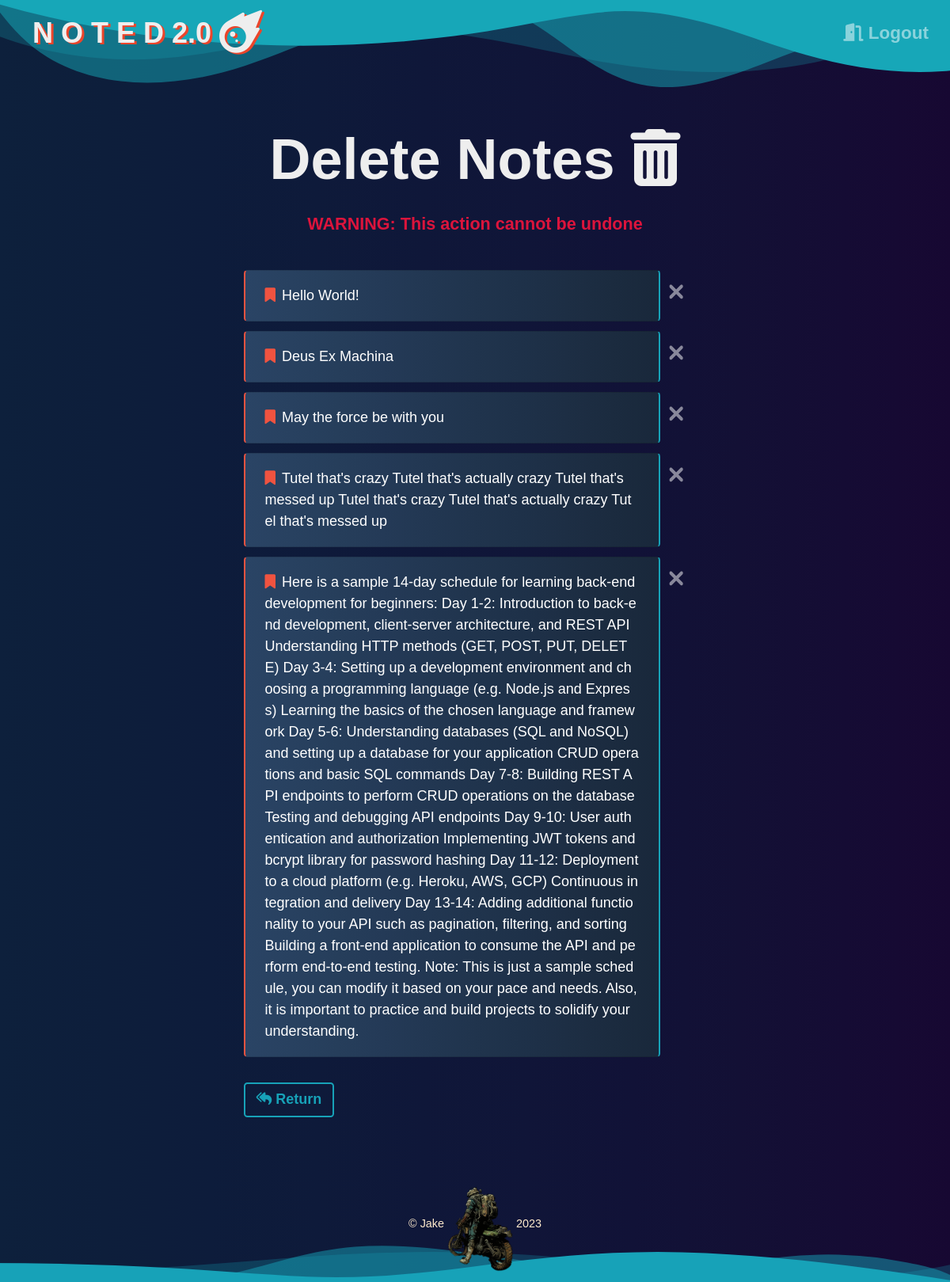
Screenshot of /note_bin (signed in) with the database file from the repository.
### Website/models.py (models this page shows, shortened)
class Note(db.Model):
    id = db.Column(db.Integer, primary_key=True)
    user_id = db.Column(db.Integer, db.ForeignKey('user.id'))
    note_data = db.Column(db.String(10000))
    date = db.Column(db.DateTime(timezone=True), default=Current_Time)

### Website/views.py (the view)
@views.route('/note_bin', methods=['GET', 'POST'])
@login_required
def note_bin():
    return render_template("note_bin.html", user=current_user)

### Website/__init__.py (called while the page is built)
def create_app():
    app = Flask(__name__)
    app.config['SECRET_KEY'] = 'FUN AI'
    app.config['SQLALCHEMY_DATABASE_URI'] = f'sqlite:///{DB_NAME}'
    db.init_app(app)
    from .views import views
    from .auth import auth
    app.register_blueprint(views, url_prefix='/')
    app.register_blueprint(auth, url_prefix='/')
    from .models import User, Note
    create_database(app)
    login_manager = LoginManager()
    login_manager.login_view = 'auth.login'
    login_manager.login_message = u"Log In Required"
    login_manager.init_app(app)
    @login_manager.user_loader
    def load_user(id):
        return User.query.get(int(id))
    return app

### Website/Templates/note_bin.html (shortened to what this page needs)
{% extends "base.html" %}
{% block content%}
    <h1 class="page_delete">Delete Notes&nbsp;<i class="fa-solid fa-trash-can"></i></h1>
    <h1 class="page_warning">WARNING: This action cannot be undone</h1>
    <div class="notes">
        {% for note in user.notes %}
        <div class="note_to_delete">
            <ul class="list-group bin_notegroup" id="notes">
                <li class="list-group-item bin_notelist">
                    {{ note.note_data }}
                </li>
            </ul>
        </div>
        <div class="delete_button">
            <button type="button" class="close btn delete_btn" onClick="deleteNote('{{note.id}}')">
                <i class="fa-solid fa-xmark"></i>
            </button>
        </div>
        {% endfor %}
        <div class="bin_return">
            <a class="btn btn-outline-info return" href="/"><i class="fa-solid fa-reply-all"></i>&nbsp;Return</a>
        </div>
    </div>
{% endblock %}

### rows the page displays
Note: note_data "Hello World!"
Note: note_data "Deus Ex Machina"
Note: note_data "May the force be with you"
Note: note_data "Tutel that's crazy Tutel that's actually crazy Tutel that's messed up Tutel that's crazy Tutel that's actually crazy Tutel that's messed up"
Note: note_data "Here is a sample 14-day schedule for learning back-end development for beginners: Day 1-2: Introduction to back-end development, client-server architecture, and REST API Understanding HTTP methods (GET, POST, PUT, DELETE) Day 3-4: Setting up a development environment and choosing a programming language (e.g. Node.js and Express) Learning the basics of the chosen language and framework Day 5-6: Understanding databases (SQL and NoSQL) and setting up a database for your application CRUD operations and basic SQL commands Day 7-8: Building REST API endpoints to perform CRUD operations on the database Testing and debugging API endpoints Day 9-10: User authentication and authorization Implementing…"
